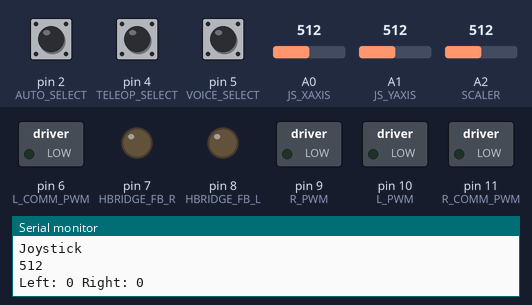
Simulated run of this sketch. Board: Arduino Uno, built with avr-gcc and run on an emulated ATmega328P. On the bench: switched loads named in the sketch (green lamp = pin HIGH), output pins drawn as LEDs (lit = HIGH), the last lines printed to the serial monitor. The test bench sets the inputs (shaded band); at power-on: A1 (JS_YAXIS) = 512, A0 (JS_XAXIS) = 512, A2 (SCALER) = 512, pin 2 (AUTO_SELECT) HIGH, pin 4 (TELEOP_SELECT) HIGH, pin 5 (VOICE_SELECT) HIGH.

Above: at 1.2 s.
1.3 s: A1 (JS_YAXIS) set to 716
At 1.9 s:
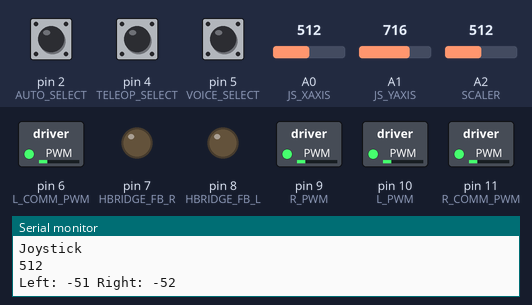
2.8 s: A0 (JS_XAXIS) set to 716
At 3.8 s:
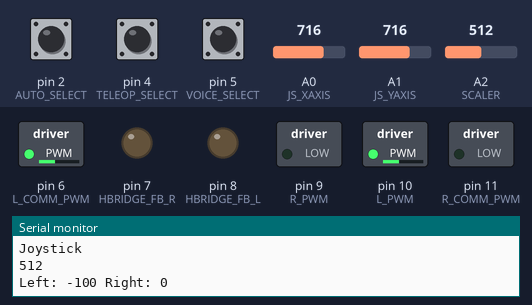
4.3 s: A2 (SCALER) set to 716
At 5.5 s:
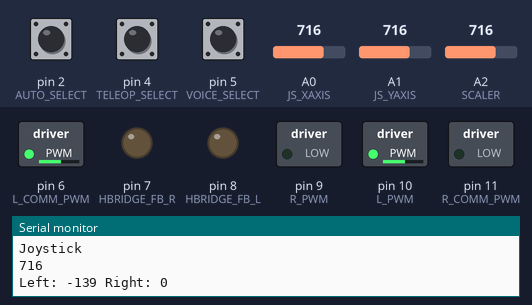
5.8 s: A0 (JS_XAXIS) set to 753
At 6.3 s:
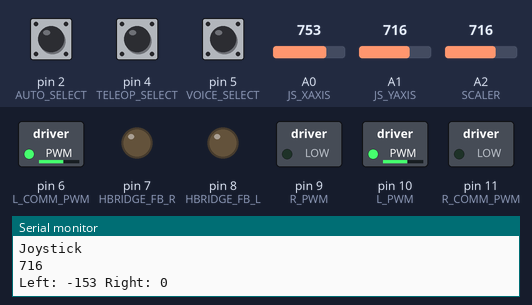
7.3 s: A0 (JS_XAXIS) set to 776
At 8.2 s:
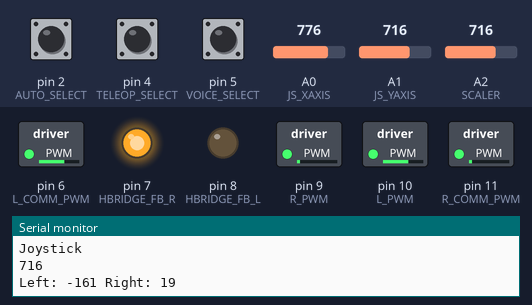
8.8 s: A1 (JS_YAXIS) set to 122
At 10.0 s:
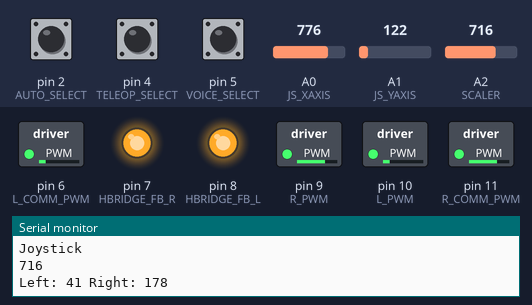
Timing chart, 0 to 11.3 s (numbered marks = the images above; inputs shaded):
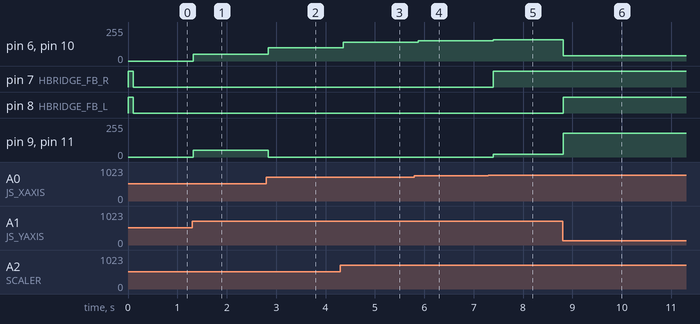

Measured:
- the behaviour switches between 759 and 760 on A0 (JS_XAXIS) (found by bisection; images 4 and 5)
- after the input at 1.3 s, pin 6 (L_COMM_PWM), pin 10 (L_PWM): 0/255 → 51/255 at once; pin 9 (R_PWM), pin 11 (R_COMM_PWM): 0/255 → 52/255 at once
- after the input at 2.8 s, pin 6 (L_COMM_PWM), pin 10 (L_PWM): 51/255 → 100/255 at once; pin 9 (R_PWM), pin 11 (R_COMM_PWM): 52/255 → 0/255 at once
- after the input at 4.3 s, pin 6 (L_COMM_PWM), pin 10 (L_PWM): 100/255 → 139/255 after 0.06 s
- after the input at 5.8 s, pin 6 (L_COMM_PWM), pin 10 (L_PWM): 139/255 → 153/255 after 0.08 s
- after the input at 7.3 s, pin 6 (L_COMM_PWM), pin 10 (L_PWM): 153/255 → 161/255 after 0.10 s; pin 7 (HBRIDGE_FB_R): LOW → HIGH after 0.10 s; pin 9 (R_PWM), pin 11 (R_COMM_PWM): 0/255 → 19/255 after 0.10 s
- after the input at 8.8 s, pin 6 (L_COMM_PWM), pin 10 (L_PWM): 161/255 → 41/255 at once; pin 8 (HBRIDGE_FB_L): LOW → HIGH at once; pin 9 (R_PWM), pin 11 (R_COMM_PWM): 19/255 → 178/255 at once

The sketch:

Basic_Scooter_Code.ino
```cpp
//******************
// Basic Chair Joystick Control
// R. Kuc
// 1-22-17
// modified 3-22-17 by B. Fischer to include i2c
// ******************
// Connections
// Battery goes to B+ and B
// Motor goes to M+ and M-
// i2c bus on 3.5mm cable:
// SDA - tip
// SCL - ring
// GND - sleeve
//
// i2c addresses
// Voice Recognition - 15
// Teleoperations - 14

#include <Wire.h>

#define DEBUG 1
#define FAULT_BRIDGE 3
#define HBRIDGE_FB_R 7 // CAT6(6)
#define HBRIDGE_FB_L 8 // CAT6(3)
#define R_PWM 9 // CAT6(5)
#define L_PWM 10 // CAT6(4)
#define L_COMM_PWM 6
#define R_COMM_PWM 11
// JS_XAXIS <-> Arduino A0
#define JS_XAXIS A0
// JS_YAXIS <-> Arduino A1
#define JS_YAXIS A1
// Scaler Potentiometer
#define SCALER A2
// Input Select Pin
#define AUTO_SELECT 2
#define TELEOP_SELECT 4
#define VOICE_SELECT 5
//

// ******************
// I2C Addresses
#define A_SONAR 8
#define A_PROX 9
#define A_LIDARLITE 10
#define A_CAMERA 11
#define A_LIDAR 12
#define A_VOICE 15
#define A_TELEOP 14

// ******************
// Macros
#define MAX(a, b) ( ((a) > (b)) ? (a) : (b))
#define MIN(a,b) (((a) < (b)) ? (a) : (b))
#define B0UND(x,a,b) MAX(a, MIN(x, b))
// ******************
// Global Variables
int X; // X variable
int Y; // Y variable
long int xy; // xy receive variable
int data1, data2; // i2c data receive variables
int x_check, y_check; // X and Y obstacle checks
volatile int left_wheel;
volatile int right_wheel;
int left_wheel_old; // old lw variable
int right_wheel_old; // old rw variable
int minDriveLevel = 20;
boolean blockForward = false;
boolean blockBackward = false;
boolean blockLeft = false;
boolean blockRight = false;
boolean notAutomatic = true, notTeleop = true, notVoice = true;
// for i2c search
int present[16];
int error;

// ******************
// Function Prototypes
void getJoystick(void);
void broadcastHeading(void);
void getSensors(void);
void calculateHeading(void);
void drive(int, int, boolean);
void checkSensor(int);
void autoMode(void);
void i2c(void);

// ******************

void setup() {
  // initialize serial
  Serial.begin(115200);
  //Serial.setTimeout(500); // make parseInt faster to timeout

  /*
  Wire.begin();         // join i2c bus as master

  for (int i = 8; i<16; i++){
    Wire.beginTransmission(i);
    if (Wire.endTransmission()==0) present[i] = 1; // sensor at address i is present
    else present[i] = 0;
    delay(5);
  }
  */

  // scooter is not moving
  X = 0;
  Y = 0;

  // initialize SELECT pins
  pinMode(AUTO_SELECT, INPUT_PULLUP);
  pinMode(VOICE_SELECT, INPUT_PULLUP);
  pinMode(TELEOP_SELECT, INPUT_PULLUP);

  // initialize connection to Matlab
  Serial.println("UNO Ready");

  // initialize H-Bridge enable pins
  pinMode(HBRIDGE_FB_R, OUTPUT);
  digitalWrite(HBRIDGE_FB_R, HIGH);
  pinMode(HBRIDGE_FB_L, OUTPUT);
  digitalWrite(HBRIDGE_FB_L, HIGH);

  // initialize H-Bridge PWM pins
  pinMode(R_PWM, OUTPUT);
  digitalWrite(R_PWM, LOW);
  pinMode(L_PWM, OUTPUT);
  digitalWrite(L_PWM, LOW);

  // initialize comm PWM pins
  pinMode(R_COMM_PWM, OUTPUT);
  digitalWrite(R_COMM_PWM, LOW);
  pinMode(L_COMM_PWM, OUTPUT);
  digitalWrite(L_COMM_PWM, LOW);

  // speed up pwm to get rid of humming
  // we can do this with the pololus because the max pwm frequency is 40kHz
  // this will set the frequency to 31.374 kHz
  TCCR1B = TCCR1B & B11111000 | B00000001;
}

// ******************
// Main Loop
void loop() {
  delay(100);
  notAutomatic = digitalRead(AUTO_SELECT);
  notVoice = digitalRead(VOICE_SELECT);
  notTeleop = digitalRead(TELEOP_SELECT);

  if (notAutomatic){
    if(notVoice && notTeleop){
      getJoystick(); // Drive with Joystick
      if(DEBUG) Serial.println("Joystick");
    }
    else if(notTeleop){
      i2c(A_VOICE); // take commands from voice recognition
      if(DEBUG) Serial.println("Voice Recognition");
    }
    else if(notVoice){
      i2c(A_TELEOP); // take commands from teleoperation
      if(DEBUG) Serial.println("Teleoperation");
    }
    else{
      X = 0;
      Y = 0;
      Serial.println("Error - No Input");
    }
  }
  else{
    autoMode();
    if(DEBUG) Serial.println("Auto Mode");
  }

  calculateHeading();
  // broadcastHeading();
  drive(right_wheel, left_wheel);

} // end loop

// ******************
// Functions

void i2c(int address){
  Wire.requestFrom(address, 2); // request two bytes (x and y) bytes from address
  delay(10);
  if(Wire.available()){
    X = Wire.read();
    Y = Wire.read();
    Y = -Y; // flip Y input
  }
}

void autoMode(){
  if(Serial.available()){
    xy = Serial.parseInt(); // send value as xxxyyy where x = (1,255); y = (1,255)
  }
  if(xy){ // xy is non-zero, update values
    X = xy/1000; // yyy will never be >255, so no need to typecast as float and round down
    Y = xy%1000;
    Y = -Y;      // flip Y input
  }

  // debugging code:
  /*if(DEBUG){
    Serial.print("Auto Mode:");
    Serial.print(X);
    Serial.print(", ");
    Serial.println(Y);*/
}


void broadcastHeading(){  // function to broadcast (x,y) heading to secondary UNOs
    // ensure that the following line is in the secondary's setup code:
    // TWAR = (MY_ADDRESS << 1) | 1;  // enable broadcasts to be received

    Wire.beginTransmission(0); // broadcast to all
    Wire.write(X);
    Wire.write(Y);
    error = Wire.endTransmission();
}

void getJoystick() {
  // X axis scaled for 8 bit OUTPUT
  X = (analogRead(JS_XAXIS) - 512) / 4;
  // Y axis scaled for 8 bit OUTPUT
  Y = (analogRead(JS_YAXIS) - 512) / 4;
  // flip Y input
  Y = -Y;
  // debugging code:
  /*if(DEBUG){
    Serial.print("Joystick:");
    Serial.print(X);
    Serial.print(", ");
    Serial.println(Y);
  }*/
}

void calculateHeading(){
    // calculate appropriate speeds
  double magnitude = MAX(255, sqrt(abs(X * X) + abs(Y * Y)));
  double Forward_speed = Y / magnitude;
  double turn_speed = X / magnitude;
  left_wheel = (int) 127 * (1 + Forward_speed + turn_speed);
  right_wheel = (int) 127 * (1 + Forward_speed - turn_speed);

  // bind magnitude
  left_wheel = B0UND(left_wheel, 0, 255);
  right_wheel = B0UND(right_wheel, 0, 255);

  // calculate outputs
  left_wheel -= 127;
  right_wheel -= 127;
  left_wheel *= 4;
  right_wheel *= 4;

  // bind values to appropriate PWM range
  left_wheel = B0UND(left_wheel, -255, 255);
  right_wheel = B0UND(right_wheel, -255, 255);

  // check for noise
  if (abs(left_wheel) < minDriveLevel)
    left_wheel = 0;
  if (abs(right_wheel) < minDriveLevel)
    right_wheel = 0;

  // scale OUTPUT according to Potentiometer position
  int scalingFactor = analogRead(SCALER);
  Serial.println(scalingFactor);
  double driveStraightScaler = (1003.0 / 1023.0);
  double tempRight = (double) (right_wheel) * (scalingFactor / 1023.0) *
                     driveStraightScaler;
  double tempLeft = (double) (left_wheel) * (scalingFactor / 1023.0);
  // store final values
  left_wheel = (int) tempRight;
  right_wheel = (int) tempLeft;
  // send speeds to terminal
  Serial.print("Left: ");
  Serial.print(left_wheel);
  Serial. print (" Right: ");
  Serial.println(right_wheel);
}

void drive(int right, int left) {
  // send Joystick speed values to Mega
  analogWrite(L_COMM_PWM, abs(left));
  analogWrite(R_COMM_PWM, abs(right));
  // LOW to H-Bridge is Forward, HIGH to H-Bridge is Backward

// Check if JS tells wheelchair to move Forward
   if (right <= 0 && left <= 0) {
    if (!blockForward) {
      digitalWrite(HBRIDGE_FB_R, LOW);
      analogWrite(R_PWM, abs(right));
      digitalWrite(HBRIDGE_FB_L, LOW);
      analogWrite(L_PWM, abs(left));
    }
    else {
      digitalWrite(HBRIDGE_FB_R, LOW);
      analogWrite(R_PWM, 0);
      digitalWrite(HBRIDGE_FB_L, LOW);
      analogWrite(L_PWM, 0);
    }
  }
  // Check if JS tells wheelchair to turn left
  else if (right <= 0 && left > 0) {
    if (!blockLeft) {
      digitalWrite(HBRIDGE_FB_R, LOW);
      analogWrite(R_PWM, abs(right));
      digitalWrite(HBRIDGE_FB_L, HIGH);
      analogWrite(L_PWM, abs(left));
    }
    else {
      digitalWrite(HBRIDGE_FB_R, LOW);
      analogWrite(R_PWM, 0);
      digitalWrite(HBRIDGE_FB_L, HIGH);
      analogWrite(L_PWM, 0);
    }
  }
  // Check if JS tells wheelchair to turn right
  else if (right > 0 && left <= 0) {
    if (!blockRight) {
      digitalWrite(HBRIDGE_FB_R, HIGH);
      analogWrite(R_PWM, abs(right));
      digitalWrite(HBRIDGE_FB_L, LOW);
      analogWrite(L_PWM, abs(left));
    }
    else {
      digitalWrite(HBRIDGE_FB_R, HIGH);
      analogWrite(R_PWM, 0);
      digitalWrite(HBRIDGE_FB_L, LOW);
      analogWrite(L_PWM, 0);
    }
  }
  // Check if JS tells wheelchair to move backward
  else if (right > 0 && left > 0) {
    if (!blockBackward) {
      digitalWrite(HBRIDGE_FB_R, HIGH);
      analogWrite(R_PWM, abs(right));
      digitalWrite(HBRIDGE_FB_L, HIGH);
      analogWrite(L_PWM, abs(left));
    }
    else {
      digitalWrite(HBRIDGE_FB_R, HIGH);
      analogWrite(R_PWM, 0);
      digitalWrite(HBRIDGE_FB_L, HIGH);
      analogWrite(L_PWM, 0);
    }
  }
}
```
